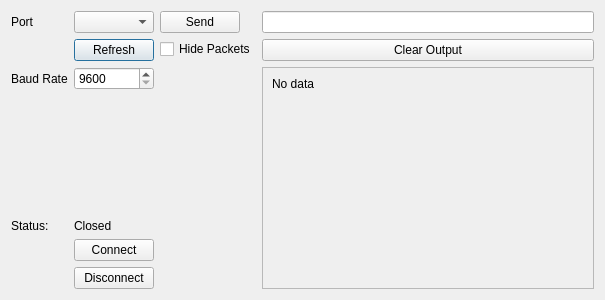
<?xml version="1.0" encoding="UTF-8"?>
<ui version="4.0">
 <class>DynamixelDialog</class>
 <widget class="QDialog" name="DynamixelDialog">
  <property name="geometry">
   <rect>
    <x>0</x>
    <y>0</y>
    <width>605</width>
    <height>300</height>
   </rect>
  </property>
  <property name="windowTitle">
   <string>Dialog</string>
  </property>
  <layout class="QHBoxLayout" name="horizontalLayout">
   <item>
    <layout class="QFormLayout" name="formLayout_2">
     <item row="0" column="0">
      <widget class="QLabel" name="label_2">
       <property name="text">
        <string>Port</string>
       </property>
      </widget>
     </item>
     <item row="0" column="1">
      <widget class="QComboBox" name="portCombo"/>
     </item>
     <item row="1" column="1">
      <widget class="QPushButton" name="refreshPortsButton">
       <property name="text">
        <string>Refresh</string>
       </property>
      </widget>
     </item>
     <item row="2" column="1">
      <widget class="QSpinBox" name="baudSpin">
       <property name="minimum">
        <number>9600</number>
       </property>
       <property name="maximum">
        <number>1000000</number>
       </property>
      </widget>
     </item>
     <item row="2" column="0">
      <widget class="QLabel" name="label">
       <property name="text">
        <string>Baud Rate</string>
       </property>
      </widget>
     </item>
     <item row="3" column="1">
      <spacer name="verticalSpacer">
       <property name="orientation">
        <enum>Qt::Vertical</enum>
       </property>
       <property name="sizeHint" stdset="0">
        <size>
         <width>20</width>
         <height>40</height>
        </size>
       </property>
      </spacer>
     </item>
     <item row="4" column="1">
      <widget class="QLabel" name="statusLabel">
       <property name="text">
        <string>Closed</string>
       </property>
      </widget>
     </item>
     <item row="4" column="0">
      <widget class="QLabel" name="label_3">
       <property name="text">
        <string>Status:</string>
       </property>
      </widget>
     </item>
     <item row="5" column="1">
      <widget class="QPushButton" name="connectButton">
       <property name="text">
        <string>Connect</string>
       </property>
      </widget>
     </item>
     <item row="6" column="1">
      <widget class="QPushButton" name="disconnectButton">
       <property name="text">
        <string>Disconnect</string>
       </property>
      </widget>
     </item>
    </layout>
   </item>
   <item>
    <layout class="QFormLayout" name="formLayout">
     <item row="0" column="0">
      <widget class="QPushButton" name="sendButton">
       <property name="text">
        <string>Send</string>
       </property>
      </widget>
     </item>
     <item row="0" column="1">
      <widget class="QLineEdit" name="xmitDataInput"/>
     </item>
     <item row="1" column="1">
      <widget class="QPushButton" name="clearRecvButton">
       <property name="text">
        <string>Clear Output</string>
       </property>
      </widget>
     </item>
     <item row="2" column="1">
      <widget class="QScrollArea" name="scrollArea">
       <property name="widgetResizable">
        <bool>true</bool>
       </property>
       <widget class="QWidget" name="scrollAreaWidgetContents">
        <property name="geometry">
         <rect>
          <x>0</x>
          <y>0</y>
          <width>176</width>
          <height>210</height>
         </rect>
        </property>
        <layout class="QVBoxLayout" name="verticalLayout">
         <item>
          <widget class="QLabel" name="recvOutput">
           <property name="sizePolicy">
            <sizepolicy hsizetype="Preferred" vsizetype="Preferred">
             <horstretch>0</horstretch>
             <verstretch>0</verstretch>
            </sizepolicy>
           </property>
           <property name="text">
            <string>No data</string>
           </property>
           <property name="alignment">
            <set>Qt::AlignLeading|Qt::AlignLeft|Qt::AlignTop</set>
           </property>
          </widget>
         </item>
        </layout>
       </widget>
      </widget>
     </item>
     <item row="1" column="0">
      <widget class="QCheckBox" name="hidePacketsCheck">
       <property name="text">
        <string>Hide Packets</string>
       </property>
      </widget>
     </item>
    </layout>
   </item>
  </layout>
 </widget>
 <resources/>
 <connections/>
</ui>
